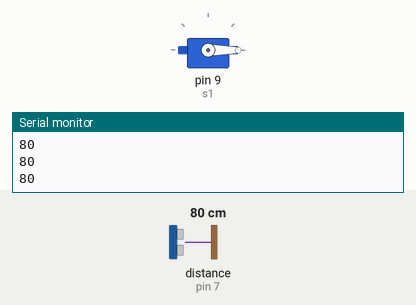
Recording of a sketch running on a simulated Arduino Uno, built with avr-gcc and run on an emulated ATmega328P. On the bench: servo, the last lines printed to the serial monitor. Wiring (inferred from the names in the program): ultrasonic range finder: trigger pin 6; echo pin 7. The test bench sets the inputs (shaded band); at power-on: distance to the obstacle (sensor on pin 7) 80 cm. The echo pulse lasts 58.3 µs per cm.

Above: at 1.2 s.
1.3 s: distance to the obstacle (sensor on pin 7) set to 2 cm
At 2.5 s:
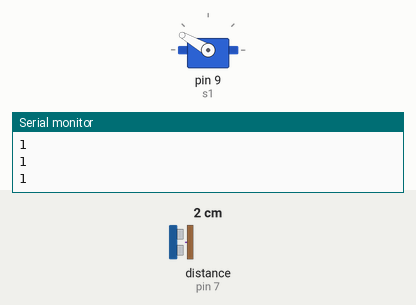
2.8 s: distance to the obstacle (sensor on pin 7) set to 14 cm
4.3 s: distance to the obstacle (sensor on pin 7) set to 19 cm
At 5.0 s:
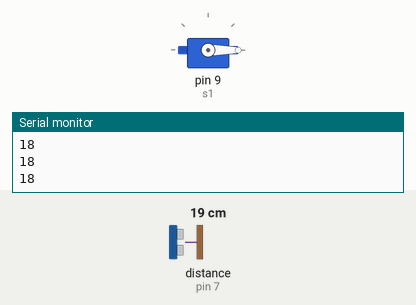
5.8 s: distance to the obstacle (sensor on pin 7) set to 4 cm
At 7.2 s:
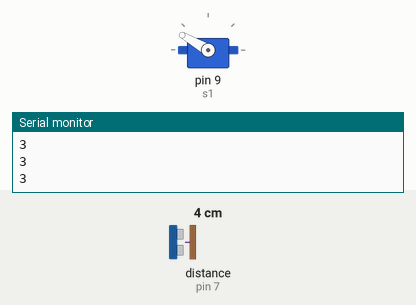
Timing chart, 0 to 8.3 s (numbered marks = the images above; inputs shaded):
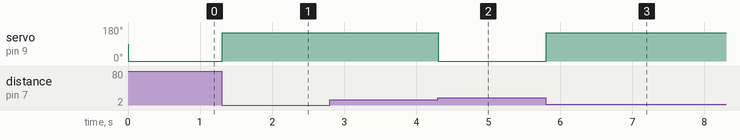

The sketch:

smart_dustbin.ino
```cpp
#include<Servo.h>
Servo s1;
int trig= 6;
int echo=7;
long distanceincm;
long timeinmicro;
void setup() {
  // put your setup code here, to run once:
pinMode(6,OUTPUT);
pinMode(7,INPUT);
s1.attach(9);
Serial.begin(9600);
}

void loop() {
  // put your main code here, to run repeatedly:
digitalWrite(trig,LOW);
delayMicroseconds(2);
digitalWrite(trig,HIGH);
delayMicroseconds(10);
digitalWrite(trig,LOW);
timeinmicro = pulseIn(echo,HIGH);
distanceincm =((timeinmicro/29)/2);
Serial.println(distanceincm);
if(distanceincm<=15){
  s1.write(150);
}
else{
  s1.write(0);
}
}
```

Measured:
- the behaviour switches between 16 and 17 cm on distance to the obstacle (sensor on pin 7) (found by bisection; images 1 and 2)
- after the input at 1.3 s, servo on pin 9 (s1): 0° → 150° at once
- after the input at 4.3 s, servo on pin 9 (s1): 150° → 0° at once
- after the input at 5.8 s, servo on pin 9 (s1): 0° → 150° at once
